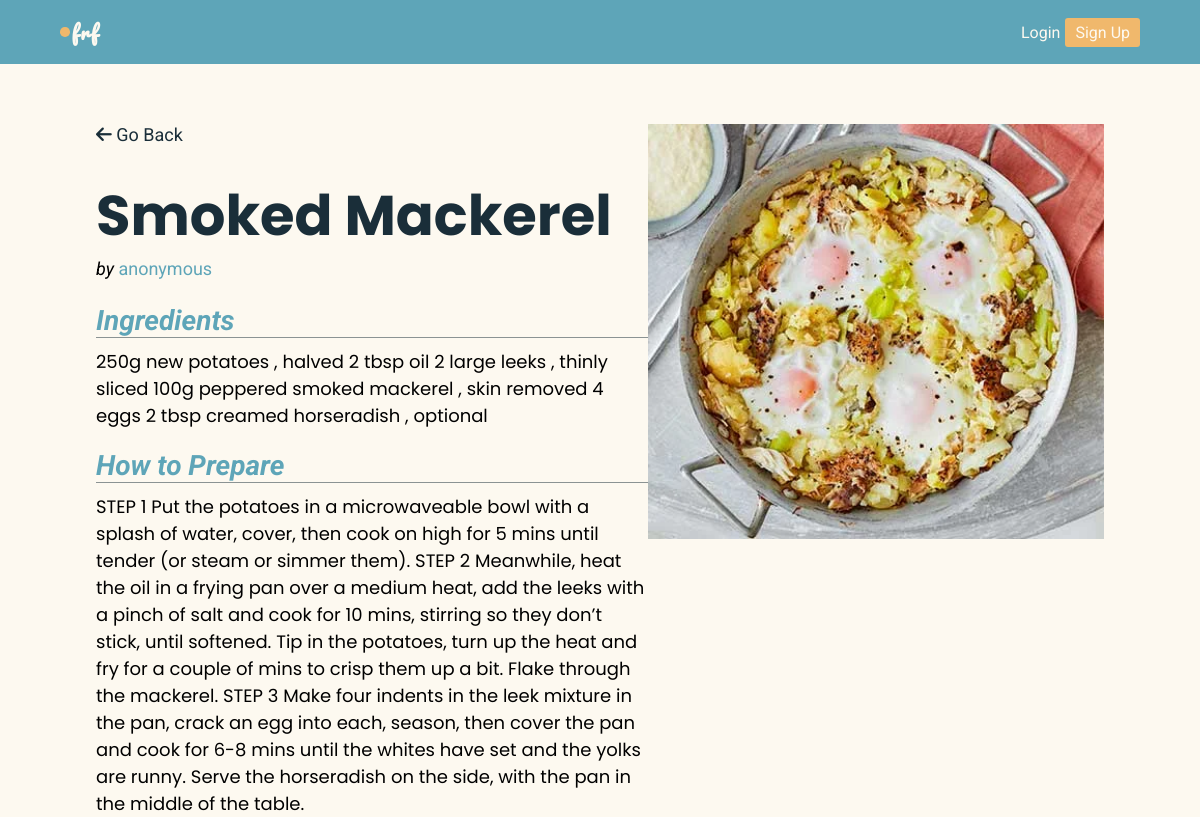
The page /recipes/13 on the database its author committed.
### foods/models.py (models this page shows, shortened)
class Recipe(models.Model):
    user = models.ForeignKey(
        User, on_delete=models.CASCADE, null=True, blank=True)
    title = models.CharField(max_length=30, null=True,
                             blank=False, verbose_name='Recipe Name')
    pic_file = models.ImageField(
        default='default.jpg', verbose_name="Choose a picture", upload_to='recipe_pictures')
    description = models.TextField(verbose_name="How to prepare!")
    ingredients = models.TextField(verbose_name="Ingredients required")
    created = models.DateTimeField(auto_now_add=True)
    class Meta:
        ordering = ['created', 'title']

### foods/views.py (the view)
# urls.py: path('recipes/<int:pk>', RecipesDetailView.as_view(), name="recipes-detail"),
class RecipesDetailView(DetailView):
    model = Recipe
    template_name = 'foods/recipe_detail_view.html'
    context_object_name = 'recipe_detail'
    pk_url_kwarg = 'pk'

### foods/templates/foods/recipe_detail_view.html (shortened to what this page needs)
{% extends 'foods/base.html' %}
{% load static %}
{% block css %}
<link rel="stylesheet" href="{% static 'foods/recipe_detail.css' %}">
{% endblock css %}
{% block body %}
    <div class="view">
        <div class="detail">
            <a href="{% url 'recipes' %}"><i class="fa-solid fa-arrow-left"></i> Go Back</a>
            <div class="heading">
                <h1>{{ recipe_detail.title }}</h1>
        </div>
            <p>by <span>{{ recipe_detail.user.first_name }}</span></p>
            <div class="explanation">
                <h3>Ingredients</h3>
                <p>{{ recipe_detail.ingredients }}</p>
                <h3 class="prepare">How to Prepare</h3>
                <p>{{ recipe_detail.description }}</p>
            </div>
        </div>
        <div class="image">
            <img src="{{ recipe_detail.pic_file.url }}" alt="{{ recipe_detail.title }}.jpg">
        </div>
    </div>
{% endblock body %}

### foods/static/foods/recipe_detail.css (style rules this page uses)
.body .view { display: flex; width: 100%; }
.body .view .detail { width: 60%; }
.body .view .image { width: 500px; }
.body .view .image img { width: 100%; }
.body .view .detail a { color: var(--dark-color); font-size: 18px; }
.body .view .detail h1 { font-size: 3.5rem; font-family: 'Poppins', sans-serif; color: var(--dark-color); }
.body .view .detail p { font-style: italic; font-size: 18px; }
.body .view .detail span { font-style: normal; color: var(--green-color); }
.body .view .detail .heading { display: flex; align-items: center; }
.body .view .detail .explanation { margin-top: 25px; }
.body .view .detail .explanation h3 { font-size: 1.75rem; color: var(--green-color); font-style: italic; border-bottom: 1px double #1a2e3980; }
.body .view .detail .explanation h3.prepare { margin-top: 20px; }
.body .view .detail .explanation p { font-style: normal; font-family: 'Poppins', sans-serif; margin-top: 10px; }

### foods/static/foods/style.css (style rules this page uses)
* { margin: 0; padding: 0; box-sizing: border-box; }
:root { --green-color: #5ea5b8ff; --yellow-color: #f0b86c; --dark-color: #1a2e39; --white-color: #fdf9f0; }
body { background-color: var(--white-color); }
a { text-decoration: none; color: var(--dark-color); }
html { font-family: "Roboto", sans-serif; }
.body .heading { margin-top: 5%; }
.body .heading h1 { font-size: 3rem; font-family: 'Major Mono Display', monospace; color: var(--dark-color); }

### rows shown on the page
Recipe: title "Smoked Mackerel", user.first_name "anonymous", ingredients "250g new potatoes , halved 2 tbsp oil 2 large leeks , thinly sliced 100g peppered smoked mackerel , skin removed 4 eggs 2 tbsp creamed horseradish , optional", description "STEP 1 Put the potatoes in a microwaveable bowl with a splash of water, cover, then cook on high for 5 mins until tender (or steam or simmer them). STEP 2 Meanwhile, heat the oil in a frying pan over a medium heat, add the leeks with a pinch of salt and cook for 10 mins, stirring so they don’t stick, until softened. Tip in the potatoes, turn up the heat and fry for a couple of mins to crisp them up a bit. Flake through the mackerel. STEP 3 Make four indents in the leek mixture in the pan, crack an egg into each, season, then cover the pan and cook for 6-8 mins until the whites have set and the yolks are runny. Serve the horseradish on the side, with the pan in the middle of the table.", pic_file (picture)
